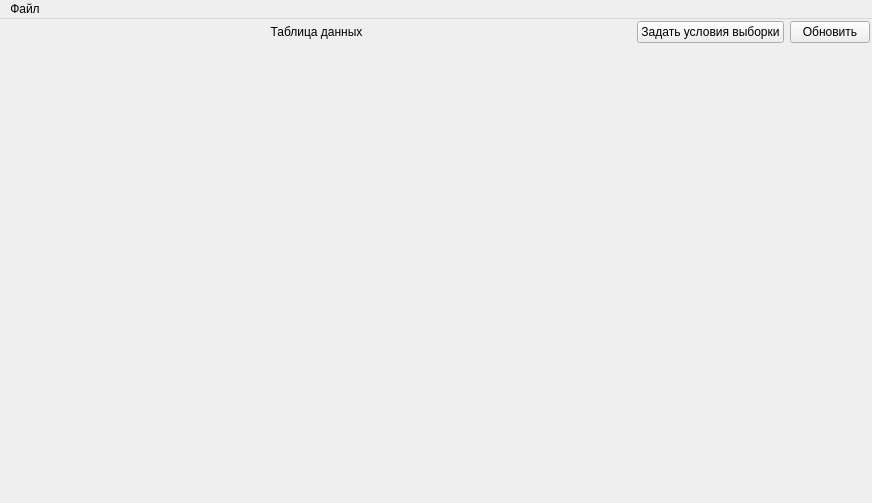
<?xml version="1.0" encoding="UTF-8"?>
<ui version="4.0">
 <class>MainWindow</class>
 <widget class="QMainWindow" name="MainWindow">
  <property name="geometry">
   <rect>
    <x>0</x>
    <y>0</y>
    <width>872</width>
    <height>503</height>
   </rect>
  </property>
  <property name="windowTitle">
   <string>TestPSQL</string>
  </property>
  <widget class="QWidget" name="centralWidget">
   <layout class="QGridLayout" name="gridLayout">
    <property name="leftMargin">
     <number>1</number>
    </property>
    <property name="topMargin">
     <number>1</number>
    </property>
    <property name="rightMargin">
     <number>1</number>
    </property>
    <property name="bottomMargin">
     <number>1</number>
    </property>
    <property name="spacing">
     <number>1</number>
    </property>
    <item row="0" column="0">
     <layout class="QVBoxLayout" name="verticalLayout">
      <property name="spacing">
       <number>1</number>
      </property>
      <item>
       <widget class="QStackedWidget" name="stackedWidget">
        <property name="currentIndex">
         <number>1</number>
        </property>
        <widget class="QWidget" name="pageLogin">
         <layout class="QGridLayout" name="gridLayout_3">
          <property name="leftMargin">
           <number>1</number>
          </property>
          <property name="topMargin">
           <number>1</number>
          </property>
          <property name="rightMargin">
           <number>1</number>
          </property>
          <property name="bottomMargin">
           <number>1</number>
          </property>
          <property name="spacing">
           <number>1</number>
          </property>
          <item row="0" column="0">
           <layout class="QGridLayout" name="gridLayout_2">
            <property name="spacing">
             <number>1</number>
            </property>
            <item row="2" column="1">
             <spacer name="verticalSpacer">
              <property name="orientation">
               <enum>Qt::Vertical</enum>
              </property>
              <property name="sizeHint" stdset="0">
               <size>
                <width>20</width>
                <height>40</height>
               </size>
              </property>
             </spacer>
            </item>
            <item row="1" column="1">
             <widget class="QGroupBox" name="groupBox">
              <property name="minimumSize">
               <size>
                <width>0</width>
                <height>0</height>
               </size>
              </property>
              <property name="title">
               <string>Подключение к базе данных:</string>
              </property>
              <property name="alignment">
               <set>Qt::AlignCenter</set>
              </property>
              <property name="flat">
               <bool>false</bool>
              </property>
              <layout class="QGridLayout" name="gridLayout_5">
               <property name="leftMargin">
                <number>2</number>
               </property>
               <property name="topMargin">
                <number>2</number>
               </property>
               <property name="rightMargin">
                <number>2</number>
               </property>
               <property name="bottomMargin">
                <number>2</number>
               </property>
               <property name="spacing">
                <number>2</number>
               </property>
               <item row="0" column="0">
                <layout class="QGridLayout" name="gridLayout_4">
                 <property name="spacing">
                  <number>2</number>
                 </property>
                 <item row="0" column="1">
                  <widget class="QLineEdit" name="leDatabaseHost">
                   <property name="text">
                    <string>127.0.0.1</string>
                   </property>
                   <property name="alignment">
                    <set>Qt::AlignCenter</set>
                   </property>
                   <property name="placeholderText">
                    <string>хост базы данных</string>
                   </property>
                  </widget>
                 </item>
                 <item row="1" column="0">
                  <widget class="QLabel" name="label_2">
                   <property name="text">
                    <string>Порт:</string>
                   </property>
                  </widget>
                 </item>
                 <item row="3" column="0">
                  <widget class="QLabel" name="label_4">
                   <property name="text">
                    <string>Пароль:</string>
                   </property>
                  </widget>
                 </item>
                 <item row="0" column="0">
                  <widget class="QLabel" name="label">
                   <property name="text">
                    <string>Хост:</string>
                   </property>
                  </widget>
                 </item>
                 <item row="2" column="0">
                  <widget class="QLabel" name="label_3">
                   <property name="text">
                    <string>Пользователь:</string>
                   </property>
                  </widget>
                 </item>
                 <item row="2" column="1">
                  <widget class="QLineEdit" name="leDatabaseUser">
                   <property name="text">
                    <string>postgres</string>
                   </property>
                   <property name="alignment">
                    <set>Qt::AlignCenter</set>
                   </property>
                   <property name="placeholderText">
                    <string>имя пользователя</string>
                   </property>
                  </widget>
                 </item>
                 <item row="3" column="1">
                  <widget class="QLineEdit" name="leDatabaseUserPassword">
                   <property name="text">
                    <string>root</string>
                   </property>
                   <property name="echoMode">
                    <enum>QLineEdit::Password</enum>
                   </property>
                   <property name="alignment">
                    <set>Qt::AlignCenter</set>
                   </property>
                  </widget>
                 </item>
                 <item row="1" column="1">
                  <widget class="QSpinBox" name="spDatabasePort">
                   <property name="focusPolicy">
                    <enum>Qt::WheelFocus</enum>
                   </property>
                   <property name="alignment">
                    <set>Qt::AlignCenter</set>
                   </property>
                   <property name="minimum">
                    <number>1</number>
                   </property>
                   <property name="maximum">
                    <number>9999999</number>
                   </property>
                   <property name="value">
                    <number>5432</number>
                   </property>
                  </widget>
                 </item>
                 <item row="4" column="0" colspan="2">
                  <widget class="QPushButton" name="pbDatabaseConnect">
                   <property name="text">
                    <string>Подключение</string>
                   </property>
                  </widget>
                 </item>
                </layout>
               </item>
              </layout>
             </widget>
            </item>
            <item row="1" column="2">
             <spacer name="horizontalSpacer_2">
              <property name="orientation">
               <enum>Qt::Horizontal</enum>
              </property>
              <property name="sizeHint" stdset="0">
               <size>
                <width>40</width>
                <height>20</height>
               </size>
              </property>
             </spacer>
            </item>
            <item row="1" column="0">
             <spacer name="horizontalSpacer">
              <property name="orientation">
               <enum>Qt::Horizontal</enum>
              </property>
              <property name="sizeHint" stdset="0">
               <size>
                <width>40</width>
                <height>20</height>
               </size>
              </property>
             </spacer>
            </item>
            <item row="0" column="1">
             <spacer name="verticalSpacer_2">
              <property name="orientation">
               <enum>Qt::Vertical</enum>
              </property>
              <property name="sizeHint" stdset="0">
               <size>
                <width>20</width>
                <height>40</height>
               </size>
              </property>
             </spacer>
            </item>
           </layout>
          </item>
         </layout>
        </widget>
        <widget class="QWidget" name="pageShowData">
         <layout class="QGridLayout" name="gridLayout_6">
          <property name="leftMargin">
           <number>1</number>
          </property>
          <property name="topMargin">
           <number>1</number>
          </property>
          <property name="rightMargin">
           <number>1</number>
          </property>
          <property name="bottomMargin">
           <number>1</number>
          </property>
          <property name="spacing">
           <number>1</number>
          </property>
          <item row="0" column="0">
           <layout class="QVBoxLayout" name="verticalLayout_2">
            <property name="spacing">
             <number>1</number>
            </property>
            <item>
             <layout class="QHBoxLayout" name="horizontalLayout_2">
              <item>
               <widget class="QLabel" name="label_5">
                <property name="sizePolicy">
                 <sizepolicy hsizetype="Preferred" vsizetype="Fixed">
                  <horstretch>0</horstretch>
                  <verstretch>0</verstretch>
                 </sizepolicy>
                </property>
                <property name="text">
                 <string>Таблица данных</string>
                </property>
                <property name="alignment">
                 <set>Qt::AlignCenter</set>
                </property>
               </widget>
              </item>
              <item>
               <widget class="QPushButton" name="pbOpenInpCondReqDialog">
                <property name="sizePolicy">
                 <sizepolicy hsizetype="Fixed" vsizetype="Fixed">
                  <horstretch>0</horstretch>
                  <verstretch>0</verstretch>
                 </sizepolicy>
                </property>
                <property name="text">
                 <string>Задать условия выборки</string>
                </property>
               </widget>
              </item>
              <item>
               <widget class="QPushButton" name="pbUpdateData">
                <property name="sizePolicy">
                 <sizepolicy hsizetype="Fixed" vsizetype="Fixed">
                  <horstretch>0</horstretch>
                  <verstretch>0</verstretch>
                 </sizepolicy>
                </property>
                <property name="layoutDirection">
                 <enum>Qt::LeftToRight</enum>
                </property>
                <property name="text">
                 <string>Обновить</string>
                </property>
                <property name="checkable">
                 <bool>false</bool>
                </property>
                <property name="checked">
                 <bool>false</bool>
                </property>
                <property name="flat">
                 <bool>false</bool>
                </property>
               </widget>
              </item>
             </layout>
            </item>
            <item>
             <widget class="CallInfoDataWidget" name="callInfoDataWidget" native="true">
              <property name="sizePolicy">
               <sizepolicy hsizetype="Expanding" vsizetype="Expanding">
                <horstretch>0</horstretch>
                <verstretch>0</verstretch>
               </sizepolicy>
              </property>
             </widget>
            </item>
           </layout>
          </item>
         </layout>
        </widget>
       </widget>
      </item>
     </layout>
    </item>
   </layout>
  </widget>
  <widget class="QMenuBar" name="menuBar">
   <property name="geometry">
    <rect>
     <x>0</x>
     <y>0</y>
     <width>872</width>
     <height>20</height>
    </rect>
   </property>
   <widget class="QMenu" name="menu">
    <property name="title">
     <string>Файл</string>
    </property>
    <addaction name="actionExit"/>
   </widget>
   <addaction name="menu"/>
  </widget>
  <action name="actionExit">
   <property name="text">
    <string>Выход</string>
   </property>
  </action>
 </widget>
 <layoutdefault spacing="6" margin="11"/>
 <customwidgets>
  <customwidget>
   <class>CallInfoDataWidget</class>
   <extends>QWidget</extends>
   <header>callinfodatawidget.h</header>
   <container>1</container>
  </customwidget>
 </customwidgets>
 <resources/>
 <connections/>
</ui>
